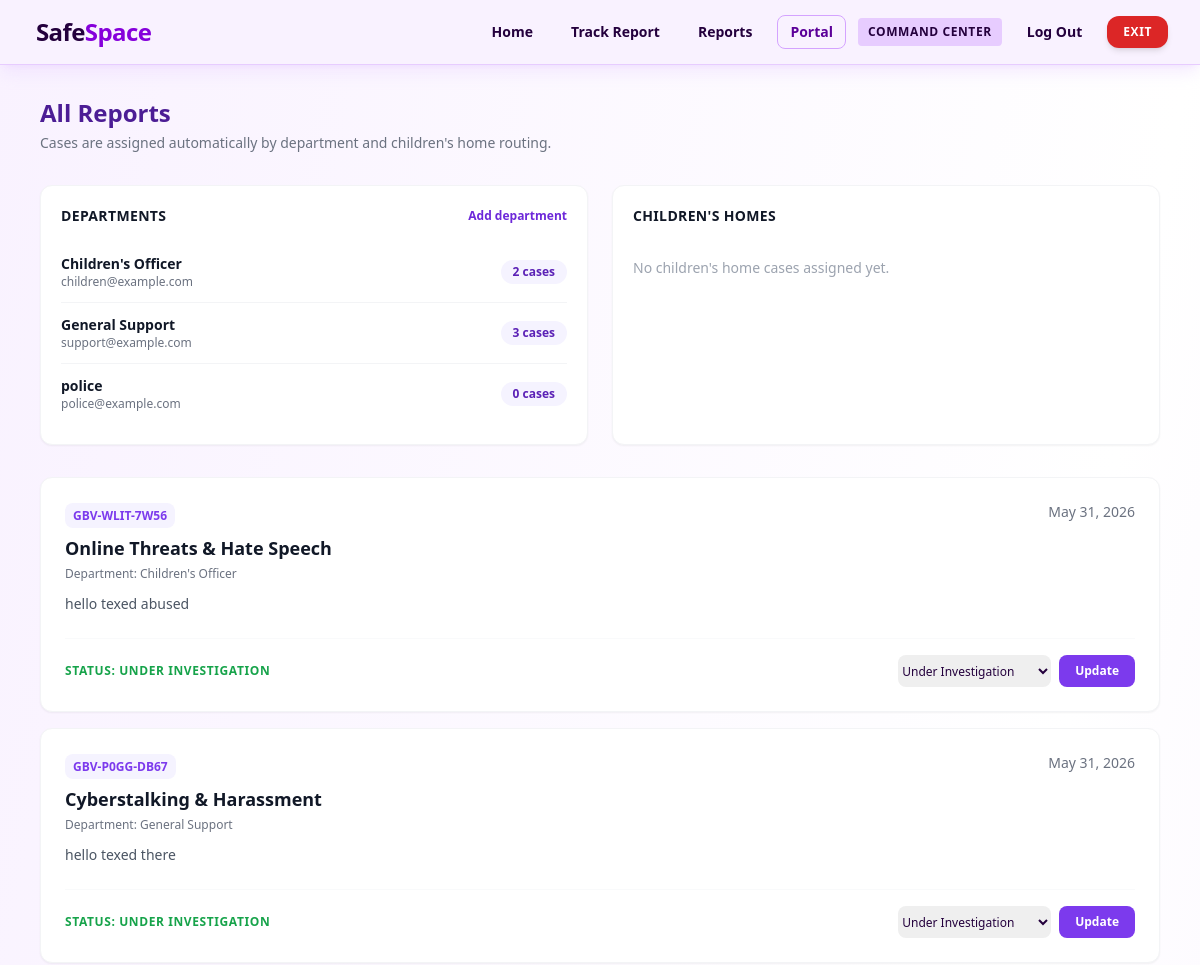
The app's page /portal/ (signed in, upper part), older data.
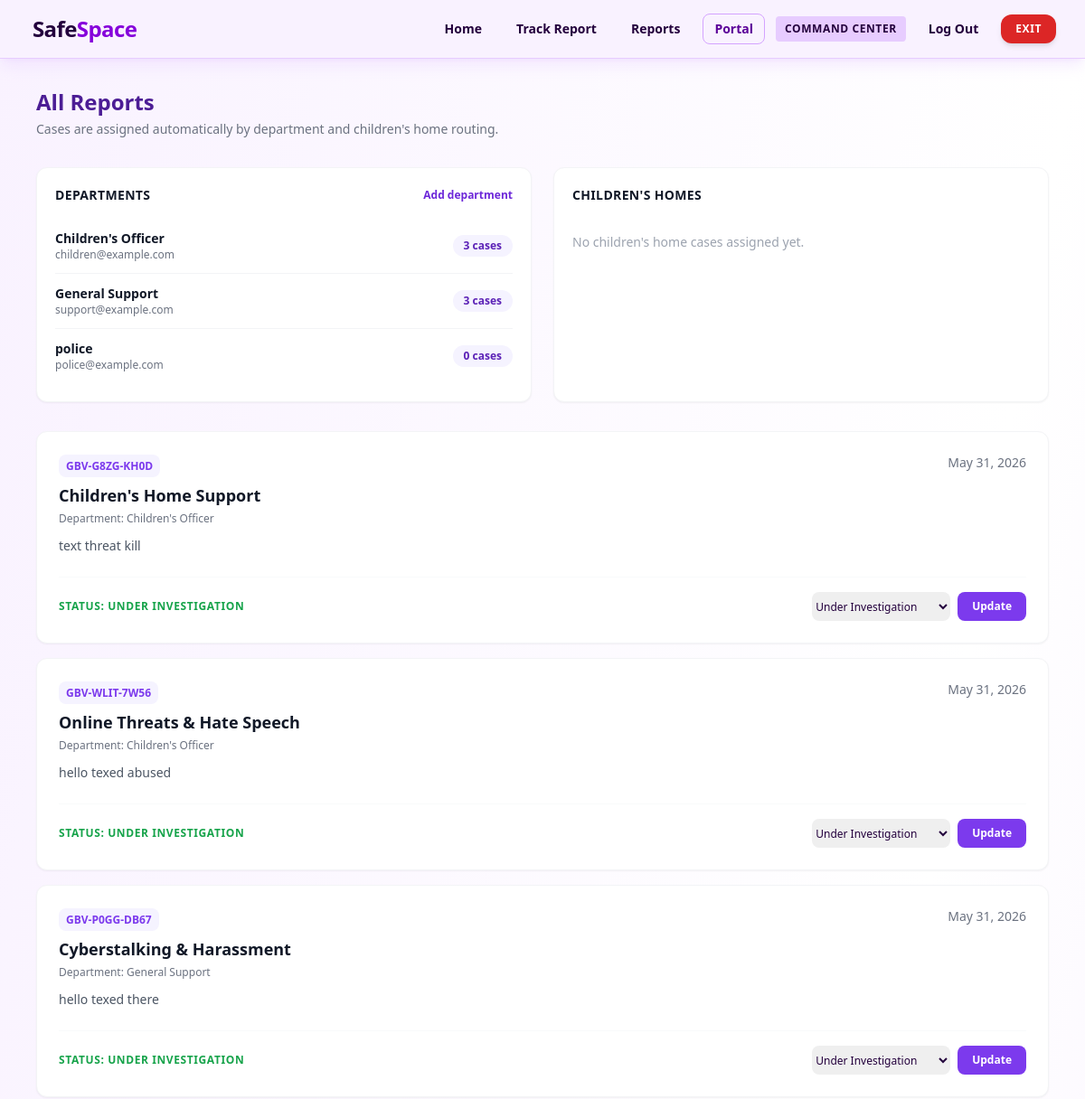
The same page, newer data.
### reports/models.py (models this page shows, shortened)
class Department(models.Model):
    name = models.CharField(max_length=100, unique=True)
    email = models.EmailField()
    def __str__(self):
        return self.name

class IncidentReport(models.Model):
    CATEGORY_CHOICES = [
        ('cyberstalking', 'Cyberstalking & Harassment'),
        ('doxing', 'Non-Consensual Image Sharing / DoXing'),
        ('impersonation', 'Impersonation & Identity Theft'),
        ('threats', 'Online Threats & Hate Speech'),
        ('other', 'Other Forms of Online Abuse'),
        ('children_home_support', 'Children\'s Home Support'),
    ]
    STATUS_CHOICES = [
        ('pending', 'Pending Review'),
        ('under_review', 'Under Investigation'),
        ('action_taken', 'Action Taken / Resolved'),
        ('closed', 'Closed'),
    ]
    URGENCY_CHOICES = [
        ('low', 'Low Priority'),
        ('medium', 'Medium Priority'),
        ('high', 'High Priority'),
        ('critical', 'Critical Intervention Required'),
    ]
    LEVEL_CHOICES = [
        (0, 'Unassigned'),
        (1, 'Initial Review'),
        (2, 'Escalated/Urgent'),
        (3, 'Resolved')
    ]
    reference_number = models.CharField(max_length=14, unique=True, editable=False, db_index=True)
    case_access_pin = models.CharField(max_length=6, editable=False)
    reporter_profile = models.ForeignKey(User, on_delete=models.SET_NULL, blank=True, null=True)
    incident_category = models.CharField(max_length=100, choices=CATEGORY_CHOICES)
    description = models.TextField()
    incident_date = models.DateField(null=True, blank=True)
    platform_used = models.CharField(max_length=100)
    evidence_attachment = models.FileField(upload_to='evidence/%Y/%m/%d/', blank=True, null=True)
    level = models.IntegerField(choices=LEVEL_CHOICES, default=0)
    assigned_department = models.ForeignKey(Department, on_delete=models.SET_NULL, null=True, blank=True)
    assigned_to = models.ForeignKey(User, on_delete=models.SET_NULL, null=True, blank=True, related_name='assigned_cases')
    assigned_home = models.ForeignKey(ChildrensHome, on_delete=models.SET_NULL, null=True, blank=True)
    reporter_type = models.CharField(max_length=20, default='self')
    allow_contact = models.BooleanField(default=False)
    gender = models.CharField(max_length=5, default='P')
    age_group = models.CharField(max_length=10, blank=True, null=True)
    disability = models.CharField(max_length=20, default='none')
    reporter_name = models.CharField(max_length=100, blank=True, null=True)
    reporter_email = models.EmailField(blank=True, null=True)
    reporter_phone = models.CharField(max_length=20, blank=True, null=True)
    ai_classified_category = models.CharField(max_length=50, blank=True, null=True)
    ai_urgency_score = models.CharField(max_length=20, choices=URGENCY_CHOICES, default='low')
    ai_research_insights = models.TextField(blank=True, null=True)
    status = models.CharField(max_length=20, choices=STATUS_CHOICES, default='pending')
    admin_notes = models.TextField(blank=True, null=True)
    created_at = models.DateTimeField(auto_now_add=True)
    updated_at = models.DateTimeField(auto_now=True)

### reports/views.py (the view, shortened to what this page needs)
# urls.py: path('portal/', views.department_portal_view, name='department_portal'),
@login_required
@user_passes_test(is_staff)
def department_portal_view(request):
    if request.user.is_superuser:
        reports = IncidentReport.objects.all().order_by('-created_at')
        portal_title = 'All Reports'
        departments = Department.objects.annotate(case_count=Count('incidentreport')).order_by('name')
        home_cases = IncidentReport.objects.filter(assigned_home__isnull=False).order_by('-created_at')
        childrens_homes = ChildrensHome.objects.annotate(
            case_count=Count('incidentreport')
        ).prefetch_related(
            Prefetch('incidentreport_set', queryset=home_cases, to_attr='portal_cases')
        ).order_by('name')
    return render(request, 'reports/department_portal.html', {
        'reports': reports,
        'portal_title': portal_title,
        'departments': departments,
        'childrens_homes': childrens_homes,
    })

### reports/views.py (called while the page is built)
def is_staff(user):
    return user.is_staff or user.groups.filter(name='DepartmentStaff').exists()

### reports/templates/reports/department_portal.html (shortened to what the changed rows need)
{% extends 'base.html' %}
{% block content %}
<div class="max-w-6xl mx-auto px-4 py-8">
    <div class="mb-8">
        <h1 class="text-2xl font-black text-violet-900">{{ portal_title|default:'Assigned Incident Cases' }}</h1>
    </div>
    <div class="grid grid-cols-1 lg:grid-cols-2 gap-6 mb-8">
        <section class="bg-white rounded-xl p-5 shadow-sm border border-gray-100">
            <div class="flex items-center justify-between mb-4">
                <h2 class="text-sm font-black text-gray-900 uppercase tracking-wide">Departments</h2>
            </div>
            <div class="divide-y divide-gray-100">
                {% for department in departments %}
                    <div class="py-3 flex items-center justify-between gap-4">
                        <div>
                            <p class="text-sm font-bold text-gray-900">{{ department.name }}</p>
                            <p class="text-xs text-gray-500">{{ department.email }}</p>
                        </div>
                        <span class="text-xs font-black text-violet-800 bg-violet-50 px-3 py-1 rounded-full">{{ department.case_count }} cases</span>
                    </div>
                {% empty %}
                    <p class="text-sm text-gray-400 py-4">No departments added yet.</p>
                {% endfor %}
            </div>
        </section>
        <section class="bg-white rounded-xl p-5 shadow-sm border border-gray-100">
            <h2 class="text-sm font-black text-gray-900 uppercase tracking-wide mb-4">Children's Homes</h2>
        </section>
    </div>
    <div class="space-y-4">
        {% for report in reports %}
        <div class="bg-white rounded-xl p-6 shadow-sm border border-gray-100">
            <div class="flex justify-between items-start">
                <div>
                    <span class="text-xs font-bold text-violet-600 bg-violet-50 px-2 py-1 rounded-lg">
                        {{ report.reference_number }}
                    </span>
                    <h2 class="text-lg font-bold text-gray-900 mt-2">{{ report.get_incident_category_display }}</h2>
                    <p class="text-xs text-gray-500 mt-1">
                        Department: {{ report.assigned_department|default:"Unassigned" }}
                    </p>
                </div>
                <span class="text-sm font-medium text-gray-500">{{ report.created_at|date:"M d, Y" }}</span>
            </div>
            <p class="text-gray-600 text-sm mt-3 line-clamp-2">{{ report.description }}</p>
            <div class="mt-6 pt-4 border-t border-gray-50 flex items-center justify-between">
                <span class="text-xs font-bold {% if report.status == 'pending' %}text-amber-600{% else %}text-green-600{% endif %} uppercase tracking-wider">
                    Status: {{ report.get_status_display }}
                </span>
                <form action="{% url 'update_status' report.id %}" method="POST" class="flex gap-2">
                    <select name="status" class="text-xs border-gray-200 rounded-lg">
                        <option value="under_review" {% if report.status == 'under_review' %}selected{% endif %}>Under Investigation</option>
                    </select>
                    <button type="submit" class="bg-violet-600 text-white text-xs font-bold px-4 py-2 rounded-lg hover:bg-violet-700">
                        Update
                    </button>
                </form>
            </div>
        </div>
        {% empty %}
        <div class="text-center py-12">
            <p class="text-gray-400">No active cases assigned to your department currently.</p>
        </div>
        {% endfor %}
    </div>
</div>
{% endblock %}

Row changes from the older to the newer data that the page shows:
computed for Department "Children's Officer": case_count "2" → "3"
added IncidentReport: reference_number "GBV-G8ZG-KH0D", incident_category "Children's Home Support", assigned_department "Children's Officer", created_at "May 31, 2026", description "text threat kill", status "UNDER INVESTIGATION", status "Under Investigation"
